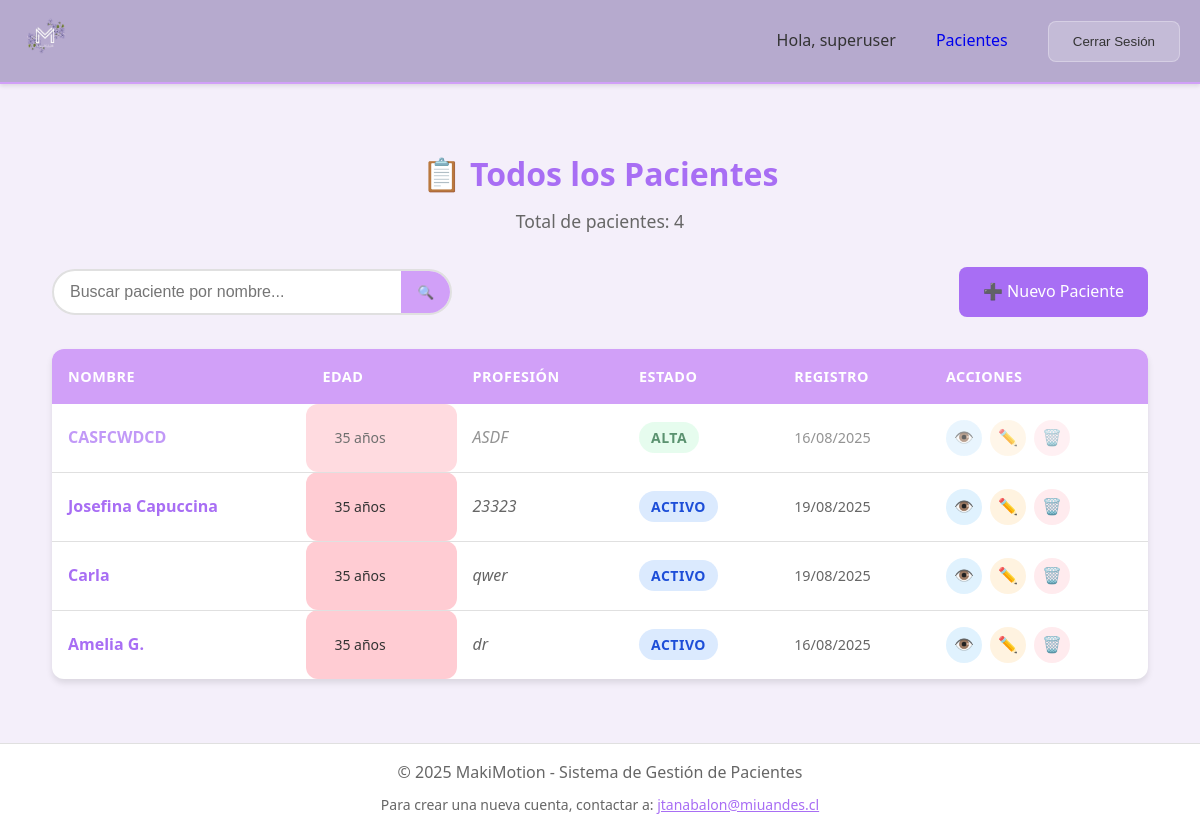
The app's page /patients/ (signed in), older data.
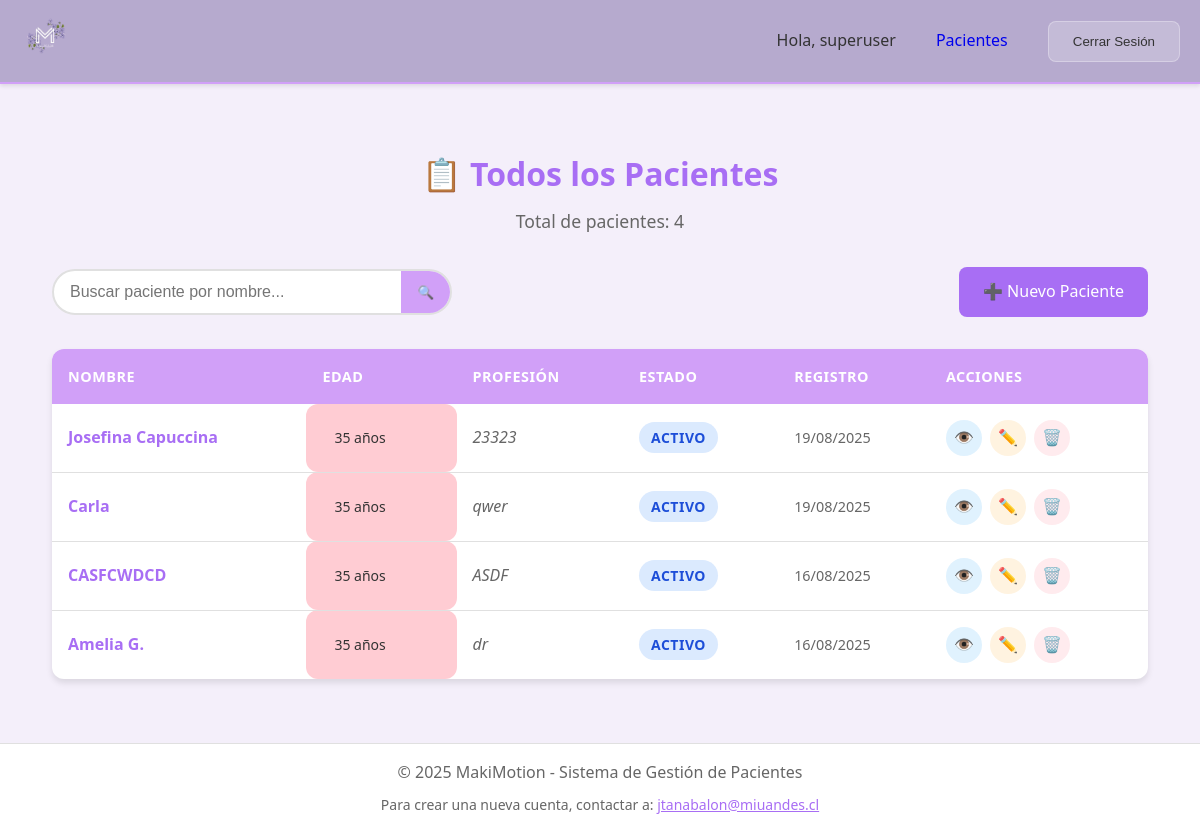
The same page, newer data.
### core/models.py (models this page shows, shortened)
class Patient(models.Model):
    user = models.ForeignKey(User, on_delete=models.CASCADE, help_text="Profesional responsable")
    full_name = models.CharField(max_length=200, help_text="Nombre completo del paciente")
    birth_date = models.DateField(help_text="Fecha de nacimiento del paciente")
    profession = models.CharField(max_length=100, default="", blank=True, help_text="Profesión")
    phone = models.CharField(max_length=20, default="", blank=True, help_text="Teléfono")
    address = models.TextField(default="", blank=True, help_text="Dirección")
    medications = models.TextField(blank=True, help_text="Medicamentos actuales")
    musculoskeletal_history = models.TextField(blank=True, help_text="Antecedentes músculo esquelético")
    patient_data_other = models.TextField(blank=True, help_text="Otros datos del paciente")
    menopause = models.CharField(max_length=10, choices=[('si', 'Sí'), ('no', 'No')], blank=True, help_text="Menopausia")
    menopause_time = models.CharField(max_length=50, blank=True, help_text="Hace cuánto tiempo")
    regular_menstrual_cycle = models.CharField(max_length=10, choices=[('si', 'Sí'), ('no', 'No')], blank=True, help_text="Ciclo menstrual regular")
    previous_surgeries = models.TextField(blank=True, help_text="Cirugías previas")
    pregnancies_g = models.PositiveIntegerField(null=True, blank=True, help_text="G (Gestaciones)")
    abortions_a = models.PositiveIntegerField(null=True, blank=True, help_text="A (Abortos)")
    losses_p = models.PositiveIntegerField(null=True, blank=True, help_text="P (Pérdidas)")
    child_weight = models.TextField(blank=True, help_text="Peso del hijo")
    delivery_type = models.CharField(max_length=50, blank=True, help_text="Partos: normal y/o cesárea")
    episiotomies = models.CharField(max_length=10, choices=[('si', 'Sí'), ('no', 'No')], blank=True, help_text="Episiotomías")
    postpartum = models.TextField(blank=True, help_text="Post parto")
    instrumentation = models.TextField(blank=True, help_text="Instrumentalización")
    muscle_tear = models.TextField(blank=True, help_text="Desgarro muscular")
    io = models.BooleanField(default=False, help_text="IO")
    if_field = models.BooleanField(default=False, help_text="IF")
    ig = models.BooleanField(default=False, help_text="IG")
    prolapse = models.CharField(max_length=10, choices=[('si', 'Sí'), ('no', 'No')], blank=True, help_text="Prolapso")
    prolapse_type = models.TextField(blank=True, help_text="¿Cuál prolapso?")
    allergies = models.TextField(blank=True, help_text="Alergias")
    gynecological_other = models.TextField(blank=True, help_text="Otros")
    is_pregnant = models.BooleanField(default=False, help_text="¿Está embarazada?")
    pregnancy_weeks_at_registration = models.PositiveIntegerField(null=True, blank=True, help_text="Semanas de embarazo al momento del registro (máximo 42)")
    pregnancy_week_day = models.CharField(max_length=10, choices=[
        ('lunes', 'Lunes'), ('martes', 'Martes'), ('miercoles', 'Miércoles'),
        ('jueves', 'Jueves'), ('viernes', 'Viernes'), ('sabado', 'Sábado'), ('domingo', 'Domingo')
    ], blank=True, help_text="Día de la semana para contar semanas")
    pregnancy_registration_date = models.DateField(null=True, blank=True, help_text="Fecha cuando se registraron las semanas")
    is_postpartum = models.BooleanField(default=False, help_text="¿Está en postparto?")
    postpartum_weeks_at_registration = models.PositiveIntegerField(null=True, blank=True, help_text="Semanas de postparto al momento del registro")
    postpartum_week_day = models.CharField(max_length=10, choices=[
        ('lunes', 'Lunes'), ('martes', 'Martes'), ('miercoles', 'Miércoles'),
        ('jueves', 'Jueves'), ('viernes', 'Viernes'), ('sabado', 'Sábado'), ('domingo', 'Domingo')
    ], blank=True, help_text="Día de la semana para contar semanas postparto")
    postpartum_registration_date = models.DateField(null=True, blank=True, help_text="Fecha cuando se registraron las semanas postparto")
    postpartum_start_date = models.DateField(null=True, blank=True, help_text="Fecha de inicio del postparto")
    alta = models.BooleanField(default=False, help_text="Indica si el paciente fue dado de alta y se cerró su ciclo clínico.")
    created_at = models.DateTimeField(auto_now_add=True)
    updated_at = models.DateTimeField(auto_now=True)
    @property
    def age(self):
        if not self.birth_date:
            return 0
        today = date.today()
        age = today.year - self.birth_date.year
        if today.month < self.birth_date.month or (today.month == self.birth_date.month and today.day < self.birth_date.day):
            age -= 1
        return age
    class Meta:
        ordering = ['full_name']
        verbose_name = "Paciente"
        verbose_name_plural = "Pacientes"

### core/views.py (the view)
# urls.py: path('patients/', views.patient_list, name='patient_list'),
@login_required
def patient_list(request):
    query = request.GET.get('q', '')
    patients = Patient.objects.filter(user=request.user)
    if query and len(query) >= 2:
        patients = patients.filter(full_name__icontains=query)
    patients = patients.order_by('-alta', '-full_name')
    total_patients = patients.count()
    context = {
        'patients': patients,
        'total_patients': total_patients,
        'query': query,
    }
    return render(request, 'patients/patient_list.html', context)

### templates/patients/patient_list.html (shortened to what this page needs)
{% extends 'base.html' %}
{% block content %}
<div class="patient-list-container">
    <div class="patient-list-header">
        <h2>📋 Todos los Pacientes</h2>
        <p class="subtitle">Total de pacientes: {{ total_patients }}</p>
    </div>
    <div class="patient-list-controls">
        <form method="get" class="search-form" id="patient-search-form">
            <div class="search-input-group">
                <input id="patient-search-input" type="text" name="q" value="{{ query }}"
                       placeholder="Buscar paciente por nombre..." class="search-input">
                <button type="submit" class="search-btn">🔍</button>
            </div>
        </form>
        <a href="{% url 'patient_create' %}" class="btn btn-primary">
            ➕ Nuevo Paciente
        </a>
    </div>
    <div class="patients-table-container">
        {% if patients %}
            <table class="patients-table">
                <thead>
                    <tr>
                        <th>Nombre</th>
                        <th>Edad</th>
                        <th>Profesión</th>
                        <th>Estado</th>
                        <th>Registro</th>
                        <th>Acciones</th>
                    </tr>
                </thead>
                <tbody>
                    {% for patient in patients %}
                    <tr class="patient-row {% if patient.alta %}patient-discharged{% else %}patient-active{% endif %}">
                        <td class="patient-name">
                            <strong>{{ patient.full_name }}</strong>
                        </td>
                        <td class="patient-age">
                            <span class="age-badge">{{ patient.age }} años</span>
                        </td>
                        <td class="patient-profession">
                            {{ patient.profession|default:"No especificada" }}
                        </td>
                        <td class="patient-status">
                            {% if patient.alta %}
                                <span class="status-badge status-discharged">Alta</span>
                            {% else %}
                                <span class="status-badge status-active">Activo</span>
                            {% endif %}
                        </td>
                        <td class="patient-created">
                            {{ patient.created_at|date:"d/m/Y" }}
                        </td>
                        <td class="patient-actions">
                            <div class="action-buttons">
                                <a href="{% url 'patient_detail' patient.pk %}"
                                   class="action-btn btn-view" title="Ver detalles">
                                    👁️
                                </a>
                                <a href="{% url 'patient_update' patient.pk %}"
                                   class="action-btn btn-edit" title="Editar">
                                    ✏️
                                </a>
                                <a href="{% url 'patient_delete' patient.pk %}"
                                   class="action-btn btn-delete" title="Eliminar">
                                    🗑️
                                </a>
                            </div>
                        </td>
                    </tr>
                    {% endfor %}
                </tbody>
            </table>
        {% endif %}
    </div>
</div>
{% endblock %}

Row changes from the older to the newer data that the page shows:
changed Patient "CASFCWDCD": alta "ALTA" → "ACTIVO"; moves down the list
